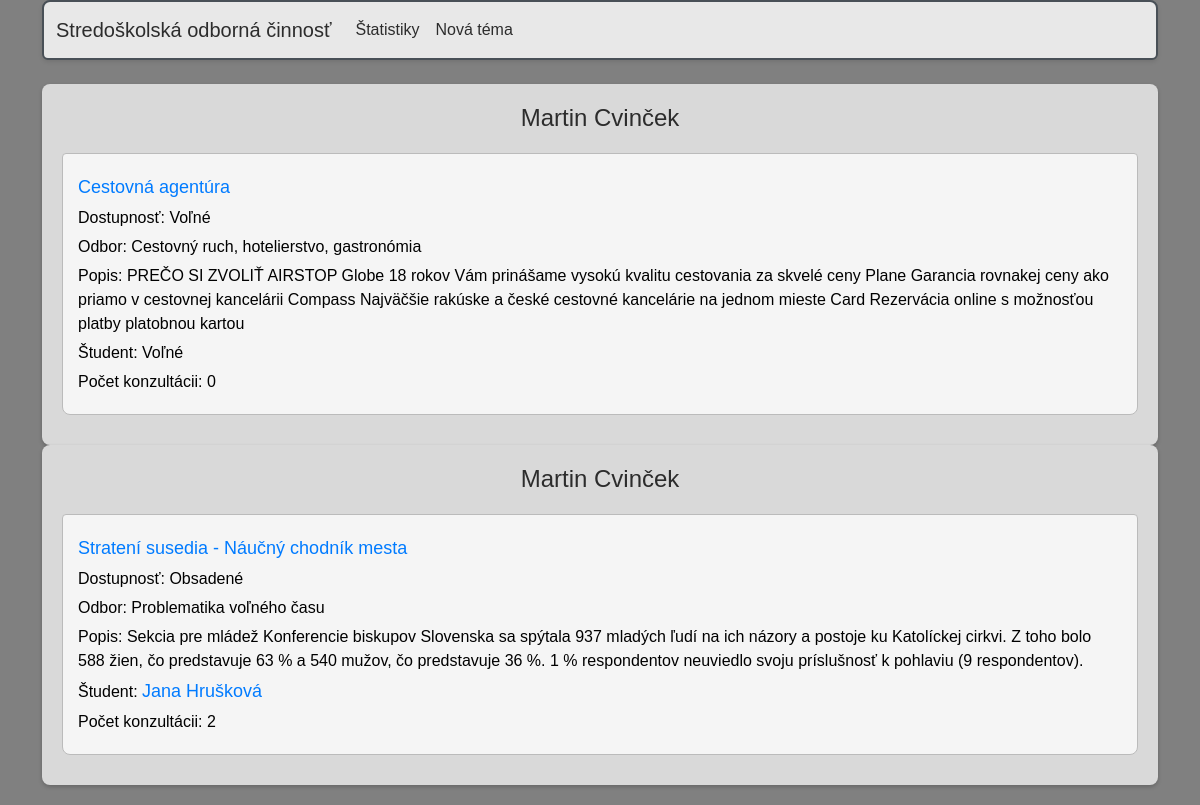
The app's page /soc/ucitel/3/, older data.
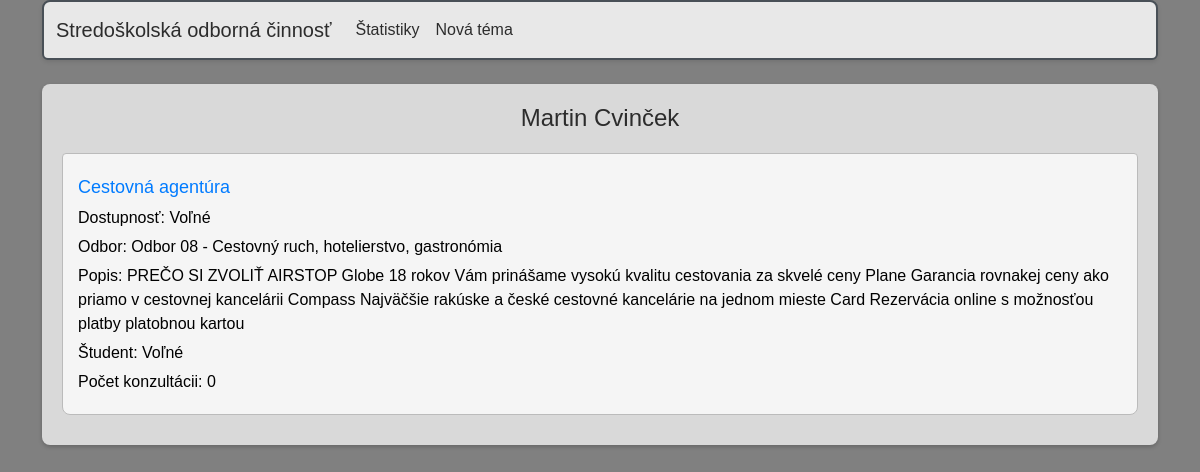
The same page, newer data.
### soc/models.py (models this page shows, shortened)
class Ucitel(models.Model):
    meno = models.CharField(max_length=20)
    priezvisko = models.CharField(max_length=20)
    email = models.EmailField(max_length = 254)
    heslo = models.CharField(max_length=32)
    def __str__(self):
        return f"{self.meno} {self.priezvisko}"
    class Meta:
        verbose_name = "Učiteľ"
        verbose_name_plural = "Učitelia"
        ordering = ["priezvisko"]

class Tema(models.Model):
    nazov = models.CharField(max_length=40)
    popis = models.TextField()
    konzultant = models.ForeignKey(Ucitel, on_delete=models.SET_NULL, null=True)
    student = models.ForeignKey(Student, on_delete=models.SET_NULL, null=True, blank=True)
    odbor = models.ForeignKey(Odbor, on_delete=models.SET_NULL, null=True)
    dostupnost = models.ForeignKey(Dostupnost, on_delete=models.SET_NULL, null=True)
    pocet_konzultacii = models.IntegerField()
    class Meta:
        verbose_name = "Téma"
        verbose_name_plural = "Témy"

class Dostupnost(models.Model):
    nazov = models.CharField(max_length = 25)
    def __str__(self):
        return f"{self.nazov}"
    class Meta:
        verbose_name = "Dostupnosť"
        verbose_name_plural = "Dostupnosť"

class Odbor(models.Model):
    nazov = models.CharField(max_length=80)
    def __str__(self):
        return f"{self.nazov}"
    class Meta:
        verbose_name = "Odbor"
        verbose_name_plural = "Odbory"

class Student(models.Model):
    meno = models.CharField(max_length=20)
    priezvisko = models.CharField(max_length=20)
    email = models.EmailField(max_length = 254)
    heslo = models.CharField(max_length=32)
    trieda = models.CharField(max_length=10)
    def __str__(self):
        return f"{self.meno} {self.priezvisko}"
    class Meta:
        verbose_name = "Študent"
        verbose_name_plural = "Študenti"
        ordering = ["priezvisko"]

### soc/views.py (the view)
# urls.py: path('ucitel/<ucitel>/', views.vypis_ucitela, name='ucitel'),
def vypis_ucitela(request, ucitel):
    ucitel = Ucitel.objects.get(id = ucitel)
    temy = Tema.objects.filter(konzultant = ucitel)
    return render(request, "soc/ucitel_temy.html", {"ucitel":ucitel, "temy":temy})

### soc/templates/soc/ucitel_temy.html (shortened to what this page needs)
{% extends "base.html" %}
{%load static%}
{% block content %}
<link rel="stylesheet" href="{% static 'soc/style_index.css' %}">
        {%if ucitel%}
        <ul class= "list-group">
            {% for tema in temy %}
            <div class="container tp-3">
                <h2>{{ucitel}}</h2>
                <li class="list-group-item">
                    <p><a class= "link-offset-2 link-underline link-underline-opacity-0"  href="{% url 'tema' tema=tema.id %}">{{tema.nazov}}</a></p>
                    <p>Dostupnosť: {{tema.dostupnost}}</p>
                    <p>Odbor: {{tema.odbor}}</p>
                    <p>Popis: {{tema.popis}}</p>
                {% if tema.student%}
                <p>Študent: <a class= "link-offset-2 link-underline link-underline-opacity-0"  href="{% url 'student' student=tema.student.id %}">{{tema.student}}</a></p>
                {%else%}
                <p>Študent: Voľné</p>
                {%endif%}
                <p>Počet konzultácii: {{tema.pocet_konzultacii}}</p>
                </li>
            </div>
            {%endfor%}
        </ul>
        {%endif%}
{% endblock %}

Row changes from the older to the newer data that the page shows:
no longer on this page (row edited): Tema: {{ ucitel }} "Martin Cvinček", nazov "Stratení susedia - Náučný chodník mesta", dostupnost "Obsadené", odbor "Problematika voľného času", popis "Sekcia pre mládež Konferencie biskupov Slovenska sa spýtala 937 mladých ľudí na ich názory a postoje ku Katolíckej cirkvi. Z toho bolo 588 žien, čo predstavuje 63 % a 540 mužov, čo predstavuje 36 %. 1 % respondentov neuviedlo svoju príslušnosť k pohlaviu (9 respondentov).", student "Jana Hrušková", pocet_konzultacii "2"
changed through a linked row, Tema "Cestovná agentúra": odbor "Cestovný ruch, hotelierstvo, gastronómia" → "Odbor 08 - Cestovný ruch, hotelierstvo, gastronómia"
